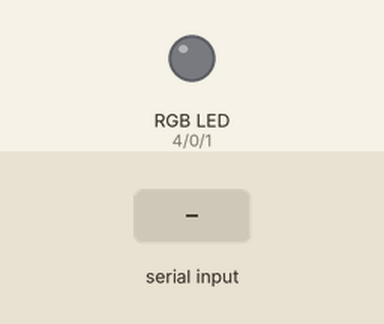
A sketch run on a simulated Arduino Uno, built with avr-gcc and run on an emulated ATmega328P. Parts: an RGB LED mixed from three pins (HIGH = lit). Inputs (shaded band) come from the test bench.

Above: at 1.2 s.
1.3 s: "90 45 200\n" received over the second serial link
At 2.8 s:
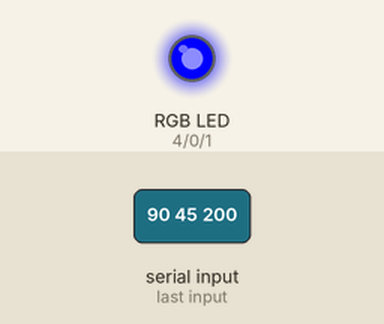
3.8 s: "30 150 10\n" received over the second serial link
At 5.9 s:
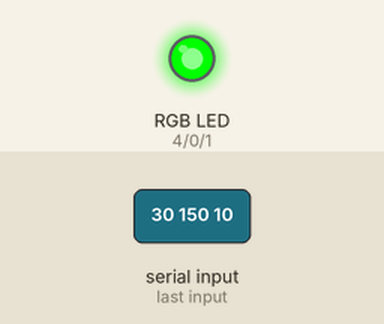
6.3 s: "1 90 45\n" received over the second serial link
At 7.7 s:
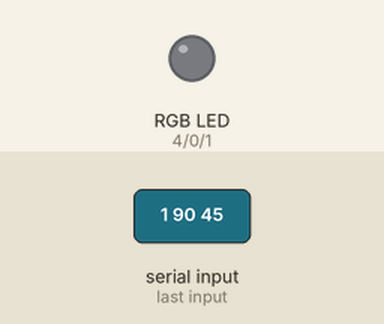
Timing chart, 0 to 9.3 s (numbered marks = the images above; inputs shaded):
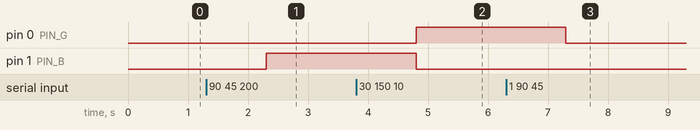

The sketch:

led_driver.ino
```cpp
#include <SoftwareSerial.h>

const int PIN_R = 4;  // Physical pin 3
const int PIN_G = 0;  // Physical pin 5
const int PIN_B = 1;  // Physical pin 6
const int PIN_RX = 3; // Physical pin 2
const int PIN_TX = 2; // Physical pin 7
SoftwareSerial serial(PIN_RX, PIN_TX);

// Serial input format: three intgers separated by white space,
// terminated by carraige return
String line;  // Input string
int idx = 0;  // Token count
int rgb[3];   // RGB values

void setup() {
  pinMode(PIN_R, OUTPUT);
  pinMode(PIN_G, OUTPUT);
  pinMode(PIN_B, OUTPUT);
  pinMode(PIN_TX, OUTPUT);
  pinMode(PIN_RX, INPUT);
  serial.begin(19200);
}

void loop() {

  while (serial.available()) {

    // Read until a carraige return
    line = serial.readStringUntil('\r');

    // Tokenize by white space; interpret first three tokens as integers
    // representing RGB values; count total number of tokens
    char *token;
    token = strtok(line.c_str(), " ");
    while (token != NULL) {
      if (idx < 3)
        sscanf(token, "%d", &rgb[idx]);
      idx++;
      token = strtok(NULL, " ");
    }

    // If we have three tokens
    if (idx == 3) {
      // Constrain RGB values to [0, 255]
      for (int i = 0; i < 3; i++) {
        rgb[i] = rgb[i] < 0 ? 0 : rgb[i];
        rgb[i] = rgb[i] > 255 ? 255 : rgb[i];
      }
      analogWrite(PIN_R, rgb[0]);
      analogWrite(PIN_G, rgb[1]);
      analogWrite(PIN_B, rgb[2]);
    }

    line = "";
    idx = 0;
  }
}
```

Measured:
- after the input at 1.3 s, pin 1 (PIN_B): LOW → HIGH after 1.0 s
- after the input at 3.8 s, pin 0 (PIN_G): LOW → HIGH after 1.0 s; pin 1 (PIN_B): HIGH → LOW after 1.0 s
- after the input at 6.3 s, pin 0 (PIN_G): HIGH → LOW after 1.0 s
